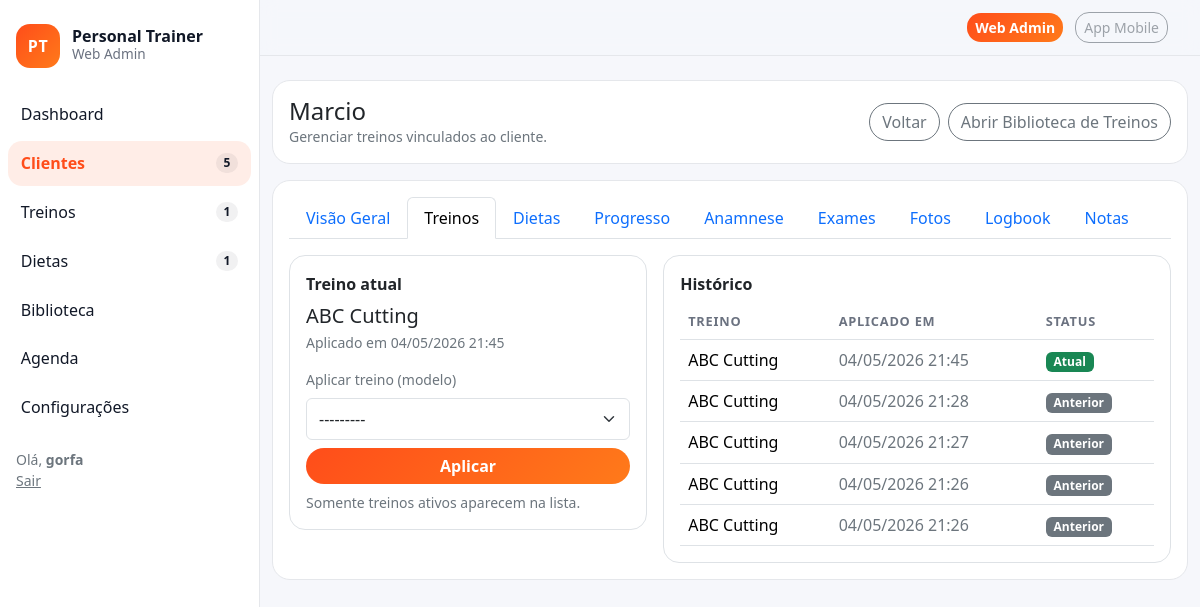
The page /crm/6/treinos/ (signed in) on the database its author committed.
### crm/models.py (models this page shows, shortened)
class Client(models.Model):
    class Status(models.TextChoices):
        ACTIVE = "active", "Ativo"
        PAUSED = "paused", "Pausado"
        ARCHIVED = "archived", "Arquivado"
    full_name = models.CharField("Nome", max_length=160)
    age = models.PositiveIntegerField("Idade", default=0)
    weight_kg = models.DecimalField("Peso (kg)", max_digits=5, decimal_places=1, default=0)
    height_m = models.DecimalField("Altura (m)", max_digits=4, decimal_places=2, default=0)
    status = models.CharField(max_length=16, choices=Status.choices, default=Status.ACTIVE)
    plan = models.ForeignKey(Plan, on_delete=models.SET_NULL, null=True, blank=True)
    last_activity_at = models.DateField("Última atividade", null=True, blank=True)
    created_at = models.DateTimeField(auto_now_add=True)

### workouts/models.py (models this page shows, shortened)
class ClientWorkout(models.Model):
    client = models.ForeignKey(Client, on_delete=models.CASCADE, related_name="workouts")
    plan = models.ForeignKey(WorkoutPlan, on_delete=models.PROTECT)
    applied_at = models.DateTimeField(auto_now_add=True)
    is_current = models.BooleanField(default=True)

class WorkoutPlan(models.Model):
    name = models.CharField(max_length=120)
    tags = models.CharField(max_length=200, blank=True, help_text="Ex.: Hipertrofia, ABC")
    is_active = models.BooleanField(default=True)
    def __str__(self) -> str:
        return self.name

### crm/views.py (the view, shortened to what this page needs)
# urls.py: path("<int:pk>/treinos/", views.ClientWorkoutsView.as_view(), name="client_workouts"),
class ClientWorkoutsView(LoginRequiredMixin, TemplateView):
    template_name = "crm/client_workouts.html"
    def get_client(self):
        return get_object_or_404(Client, pk=self.kwargs["pk"])
    def get_context_data(self, **kwargs):
        ctx = super().get_context_data(**kwargs)
        client = self.get_client()
        ctx["client"] = client
        ctx["current_workout"] = client.workouts.select_related("plan").filter(is_current=True).first()
        ctx["history"] = client.workouts.select_related("plan").order_by("-applied_at")[:20]
        ctx["plans"] = WorkoutPlan.objects.filter(is_active=True).order_by("name")
        ctx["form"] = ApplyWorkoutForm()
        ctx["active_tab"] = "treinos"
        return ctx

### workouts/forms.py
class ApplyWorkoutForm(forms.ModelForm):
    class Meta:
        model = ClientWorkout
        fields = ["plan"]
    def __init__(self, *args, **kwargs):
        super().__init__(*args, **kwargs)
        self.fields["plan"].queryset = WorkoutPlan.objects.filter(is_active=True).order_by("name")

### core/context_processors.py (called while the page is built)
def nav_counts(request):
    try:
        return {
            "nav_clients_count": Client.objects.filter(status=Client.Status.ACTIVE).count(),
            "nav_workouts_today": WorkoutPlan.objects.filter(is_active=True).count(),
            "nav_diets_active": DietPlan.objects.filter(is_active=True).count(),
            "nav_alerts_count": Alert.objects.filter(is_open=True).count(),
        }
    except Exception:
        return {"nav_clients_count": 0, "nav_workouts_today": 0, "nav_diets_active": 0, "nav_alerts_count": 0}

### crm/templates/crm/client_workouts.html (shortened to what this page needs)
{% extends "base.html" %}
{% block content %}
<div class="card mb-3">
  <div class="card-body d-flex align-items-center justify-content-between flex-wrap gap-3">
    <div>
      <h1 class="h4 mb-0">{{ client.full_name }}</h1>
      <div class="text-secondary small">Gerenciar treinos vinculados ao cliente.</div>
    </div>
    <div class="d-flex gap-2">
      <a class="btn btn-outline-secondary btn-pill" href="{% url 'crm:client_detail' client.pk %}">Voltar</a>
      <a class="btn btn-outline-secondary btn-pill" href="{% url 'workouts:workout_list' %}">Abrir Biblioteca de Treinos</a>
    </div>
  </div>
</div>
<div class="card">
  <div class="card-body">
    {% include "crm/_client_tabs.html" with client=client active_tab=active_tab %}
    <div class="row g-3">
      <div class="col-12 col-lg-5">
        <div class="p-3 border rounded-4">
          <div class="fw-bold mb-2">Treino atual</div>
          <div class="mb-3">
            {% if current_workout %}
              <div class="h5 mb-1">{{ current_workout.plan.name }}</div>
              <div class="text-secondary small">Aplicado em {{ current_workout.applied_at|date:"d/m/Y H:i" }}</div>
            {% else %}
              <div class="text-secondary">Nenhum treino aplicado.</div>
            {% endif %}
          </div>
          <form method="post" class="d-flex flex-column gap-2">
            <label class="small text-secondary">Aplicar treino (modelo)</label>
            {{ form.plan }}
            <button class="btn btn-brand btn-pill" type="submit">Aplicar</button>
            <div class="small text-secondary">Somente treinos ativos aparecem na lista.</div>
          </form>
        </div>
      </div>
      <div class="col-12 col-lg-7">
        <div class="p-3 border rounded-4">
          <div class="fw-bold mb-2">Histórico</div>
          <div class="table-responsive">
            <table class="table align-middle mb-0">
              <thead>
                <tr>
                  <th>Treino</th>
                  <th>Aplicado em</th>
                  <th>Status</th>
                </tr>
              </thead>
              <tbody>
                {% for it in history %}
                  <tr>
                    <td>{{ it.plan.name }}</td>
                    <td class="text-secondary">{{ it.applied_at|date:"d/m/Y H:i" }}</td>
                    <td>
                      {% if it.is_current %}
                        <span class="badge text-bg-success">Atual</span>
                      {% else %}
                        <span class="badge text-bg-secondary">Anterior</span>
                      {% endif %}
                    </td>
                  </tr>
                {% empty %}
                  <tr><td colspan="3" class="text-secondary">Sem histórico.</td></tr>
                {% endfor %}
              </tbody>
            </table>
          </div>
        </div>
      </div>
    </div>
  </div>
</div>
{% endblock %}

### templates/base.html (shortened to what this page needs)
{% load static %}
<!doctype html>
<html lang="pt-br">
<head>
  <link href="https://cdn.jsdelivr.net/npm/bootstrap@5.3.3/dist/css/bootstrap.min.css" rel="stylesheet">
  <link href="{% static 'css/theme.css' %}" rel="stylesheet">
</head>
<body class="app-body">
  <div class="app-shell">
    <aside class="app-sidebar">
      <div class="px-3 py-4">
        <div class="brand">
          <div class="brand-mark">PT</div>
          <div class="brand-name">
            <div class="brand-title">Personal Trainer</div>
            <div class="brand-sub">Web Admin</div>
          </div>
        </div>
      </div>
      <nav class="nav flex-column px-2">
        <a class="nav-link {% if request.resolver_match.url_name == 'dashboard' %}active{% endif %}"
           href="{% url 'dashboard' %}">
          <span>Dashboard</span>
        </a>
        <a class="nav-link {% if request.path|slice:':5' == '/crm/' %}active{% endif %}"
           href="{% url 'crm:client_list' %}">
          <span>Clientes</span>
          <span class="badge badge-metric">{{ nav_clients_count }}</span>
        </a>
        <a class="nav-link {% if request.path|slice:':9' == '/treinos/' %}active{% endif %}"
           href="{% url 'workouts:workout_list' %}">
          <span>Treinos</span>
          <span class="badge badge-metric">{{ nav_workouts_today }}</span>
        </a>
        <a class="nav-link {% if request.path|slice:':8' == '/dietas/' %}active{% endif %}"
           href="{% url 'diets:diet_list' %}">
          <span>Dietas</span>
          <span class="badge badge-metric">{{ nav_diets_active }}</span>
        </a>
        <a class="nav-link {% if request.path|slice:':12' == '/biblioteca/' %}active{% endif %}"
           href="{% url 'library:exercises' %}">
          <span>Biblioteca</span>
        </a>
        <a class="nav-link {% if request.path|slice:':10' == '/agenda/' %}active{% endif %}"
           href="{% url 'agenda:calendar' %}">
          <span>Agenda</span>
        </a>
        <a class="nav-link {% if request.path|slice:':10' == '/anamnese/' %}active{% endif %}"
           href="{% url 'anamnesis:builder' %}">
          <span>Configurações</span>
        </a>
        <div class="mt-3 px-2 small text-secondary">
          {% if request.user.is_authenticated %}
            Olá, <strong>{{ request.user.get_short_name|default:request.user.username }}</strong><br>
            <a class="link-secondary" href="{% url 'logout' %}">Sair</a>
          {% else %}
            <a class="link-secondary" href="{% url 'login' %}">Entrar</a>
          {% endif %}
        </div>
      </nav>
    </aside>
    <main class="app-main">
      <header class="app-topbar">
        <div class="container-fluid d-flex align-items-center justify-content-end">
          <div class="topbar-switch ms-auto">
            <a class="btn btn-brand btn-sm me-2" href="/admin/">Web Admin</a>
            <span class="btn btn-outline-secondary btn-sm disabled" aria-disabled="true">App Mobile</span>
          </div>
        </div>
      </header>
      <section class="app-content container-fluid py-4">
        {% block content %}{% endblock %}
      </section>
    </main>
  </div>
</body>
</html>

### static/css/theme.css (style rules this page uses)
:root { --brand:#ff4d1a; --brand-2:#ff7a1a; --brand-soft: rgba(255,77,26,.10); --danger:#ff2d55; --bg:#f6f7fb; --text:#111827; --muted:#6b7280; --card:#ffffff; --border:#e5e7eb; --radius:18px; }
* { box-sizing:border-box }
body { font-family: ui-sans-serif, system-ui, -apple-system, Segoe UI, Roboto, Arial, "Apple Color Emoji","Segoe UI Emoji"; }
.app-body { background:var(--bg); color:var(--text); }
.app-shell { display:flex; min-height:100vh; }
.app-sidebar { width:260px; background:#fff; border-right:1px solid var(--border); position:sticky; top:0; height:100vh; }
.brand { display:flex; align-items:center; gap:12px; }
.brand-mark { width:44px; height:44px; border-radius:14px; background:linear-gradient(135deg,var(--brand),var(--brand-2)); color:#fff; display:flex; align-items:center; justify-content:center; font-weight:900; letter-spacing:.5px; }
.brand-title { font-weight:800; line-height:1; }
.brand-sub { color:var(--muted); font-size:.85rem; }
.app-sidebar .nav-link { display:flex; align-items:center; justify-content:space-between; border-radius:14px; padding:.65rem .8rem; color:#111827; margin-bottom:.25rem; }
.app-sidebar .nav-link.active { background:var(--brand-soft); color:var(--brand); font-weight:700; }
.badge-metric { background:rgba(17,24,39,.06); color:#111827; font-weight:700; border-radius:999px; }
.app-main { flex:1; min-width:0; }
.app-topbar { position:sticky; top:0; z-index:10; background:rgba(246,247,251,.9); backdrop-filter: blur(8px); border-bottom:1px solid var(--border); padding:.75rem 0; }
.btn-brand { background:linear-gradient(135deg,var(--brand),var(--brand-2)); border:0; color:#fff; font-weight:800; border-radius:14px; }
.btn-outline-secondary { border-radius:14px; }
.app-content { padding-bottom:40px; }
.card { border:1px solid var(--border); border-radius:var(--radius); }
.table thead th { color:var(--muted); font-weight:800; font-size:.8rem; text-transform:uppercase; letter-spacing:.06em; }
.btn-pill { border-radius:999px; }
.app-topbar { padding: 12px 20px; }
.topbar-switch { margin-left: auto; }

### rows shown on the page
Client: full_name "Marcio"
ClientWorkout: plan.name "ABC Cutting", applied_at "04/05/2026 21:45", is_current "Atual"
ClientWorkout: plan.name "ABC Cutting", applied_at "04/05/2026 21:28", is_current "Anterior"
ClientWorkout: plan.name "ABC Cutting", applied_at "04/05/2026 21:27", is_current "Anterior"
ClientWorkout: plan.name "ABC Cutting", applied_at "04/05/2026 21:26", is_current "Anterior"
ClientWorkout: plan.name "ABC Cutting", applied_at "04/05/2026 21:26", is_current "Anterior"

### other values the page prints
{{ nav_clients_count }} "5"
{{ nav_workouts_today }} "1"
{{ nav_diets_active }} "1"
{{ request.user.get_short_name|default:request.user.username }} "gorfa"
